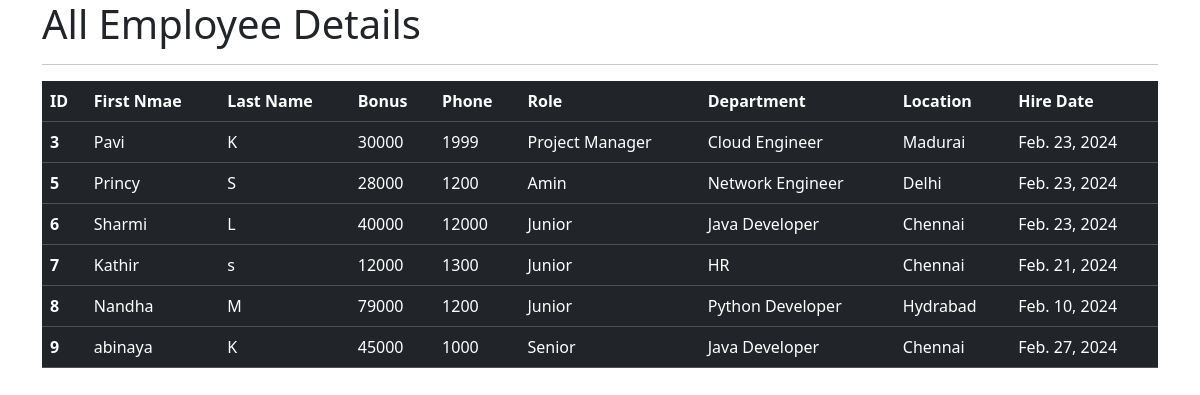
The app's page /all_emp with its own data.
### emp_app/models.py (models this page shows, shortened)
class Employee(models.Model):
    first_name=models.CharField(max_length=100,null=False)
    last_name=models.CharField(max_length=100)
    dept=models.ForeignKey(Department,on_delete=models.CASCADE)
    salary=models.IntegerField(default=0)
    bonus=models.IntegerField(default=0)
    role=models.ForeignKey(Role,on_delete=models.CASCADE)
    phone=models.IntegerField(default=0)
    hire_date=models.DateField()

class Role(models.Model):
    name=models.CharField(max_length=100,null=False)

class Department(models.Model):
    name=models.CharField(max_length=100,null=False)
    location=models.CharField(max_length=100)

### emp_app/views.py (the view)
# urls.py: path('all_emp',views.all_emp,name="all_emp"),
def all_emp(request):
    employee=Employee.objects.all()
    return render(request,'view_all_emp.html',{'emps':employee})

### emp_app/templates/view_all_emp.html (shortened to what this page needs)
<!doctype html>
<html lang="en">
  <head>
    <link href="https://cdn.jsdelivr.net/npm/bootstrap@5.3.3/dist/css/bootstrap.min.css" rel="stylesheet">
  </head>
  <body>
    <div class="container">
        <h1>All Employee Details</h1>
        <hr>
        <table class="table table-dark">
          <thead>
            <tr>
              <th scope="col">ID</th>
              <th scope="col">First Nmae</th>
              <th scope="col">Last Name</th>
              <th scope="col">Bonus</th>
              <th scope="col">Phone</th>
              <th scope="col">Role</th>
              <th scope="col">Department</th>
              <th scope="col">Location</th>
              <th scope="col">Hire Date</th>
            </tr>
          </thead>
          {% for emp in emps %}
          <tbody>
            <tr>
              <th scope="row">{{emp.id}}</th>
              <td>{{emp.first_name}}</td>
              <td>{{emp.last_name}}</td>
              <td>{{emp.salary}}</td>
              <td>{{emp.bonus}}</td>
              <td>{{emp.role.name}}</td>
              <td>{{emp.dept.name}}</td>
              <td>{{emp.dept.location}}</td>
              <td>{{emp.hire_date}}</td>
            </tr>
          </tbody>
          {% endfor %}
        </table>
      </div>
  </body>
</html>

### records on screen
Employee: id "3", first_name "Pavi", last_name "K", salary "30000", bonus "1999", role.name "Project Manager", dept.name "Cloud Engineer", dept.location "Madurai", hire_date "Feb. 23, 2024"
Employee: id "5", first_name "Princy", last_name "S", salary "28000", bonus "1200", role.name "Amin", dept.name "Network Engineer", dept.location "Delhi", hire_date "Feb. 23, 2024"
Employee: id "6", first_name "Sharmi", last_name "L", salary "40000", bonus "12000", role.name "Junior", dept.name "Java Developer", dept.location "Chennai", hire_date "Feb. 23, 2024"
Employee: id "7", first_name "Kathir", last_name "s", salary "12000", bonus "1300", role.name "Junior", dept.name "HR", dept.location "Chennai", hire_date "Feb. 21, 2024"
Employee: id "8", first_name "Nandha", last_name "M", salary "79000", bonus "1200", role.name "Junior", dept.name "Python Developer", dept.location "Hydrabad", hire_date "Feb. 10, 2024"
Employee: id "9", first_name "abinaya", last_name "K", salary "45000", bonus "1000", role.name "Senior", dept.name "Java Developer", dept.location "Chennai", hire_date "Feb. 27, 2024"
